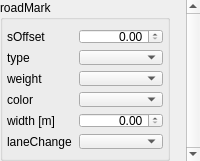
<?xml version="1.0" encoding="UTF-8"?>
<ui version="4.0">
 <class>LaneRoadMarkSettings</class>
 <widget class="QWidget" name="LaneRoadMarkSettings">
  <property name="geometry">
   <rect>
    <x>0</x>
    <y>0</y>
    <width>200</width>
    <height>161</height>
   </rect>
  </property>
  <property name="minimumSize">
   <size>
    <width>0</width>
    <height>152</height>
   </size>
  </property>
  <property name="windowTitle">
   <string>Form</string>
  </property>
  <layout class="QGridLayout" name="gridLayout_2">
   <property name="leftMargin">
    <number>0</number>
   </property>
   <property name="topMargin">
    <number>0</number>
   </property>
   <property name="rightMargin">
    <number>0</number>
   </property>
   <property name="bottomMargin">
    <number>0</number>
   </property>
   <item row="0" column="0">
    <widget class="QScrollArea" name="scrollArea">
     <property name="frameShape">
      <enum>QFrame::NoFrame</enum>
     </property>
     <property name="verticalScrollBarPolicy">
      <enum>Qt::ScrollBarAlwaysOn</enum>
     </property>
     <property name="horizontalScrollBarPolicy">
      <enum>Qt::ScrollBarAlwaysOff</enum>
     </property>
     <property name="widgetResizable">
      <bool>true</bool>
     </property>
     <widget class="QWidget" name="scrollAreaWidgetContents">
      <property name="geometry">
       <rect>
        <x>0</x>
        <y>0</y>
        <width>183</width>
        <height>161</height>
       </rect>
      </property>
      <property name="minimumSize">
       <size>
        <width>0</width>
        <height>159</height>
       </size>
      </property>
      <widget class="QGroupBox" name="groupBox">
       <property name="geometry">
        <rect>
         <x>0</x>
         <y>0</y>
         <width>170</width>
         <height>161</height>
        </rect>
       </property>
       <property name="sizePolicy">
        <sizepolicy hsizetype="Preferred" vsizetype="Fixed">
         <horstretch>0</horstretch>
         <verstretch>0</verstretch>
        </sizepolicy>
       </property>
       <property name="title">
        <string>roadMark</string>
       </property>
       <layout class="QGridLayout" name="gridLayout">
        <property name="leftMargin">
         <number>4</number>
        </property>
        <property name="rightMargin">
         <number>4</number>
        </property>
        <item row="4" column="0">
         <widget class="QLabel" name="weightLabel">
          <property name="text">
           <string>weight</string>
          </property>
         </widget>
        </item>
        <item row="5" column="0">
         <widget class="QLabel" name="colorLabel">
          <property name="text">
           <string>color</string>
          </property>
         </widget>
        </item>
        <item row="6" column="0">
         <widget class="QLabel" name="widthLabel">
          <property name="text">
           <string>width [m]</string>
          </property>
         </widget>
        </item>
        <item row="2" column="0">
         <widget class="QLabel" name="typeLabel">
          <property name="text">
           <string>type</string>
          </property>
         </widget>
        </item>
        <item row="0" column="0">
         <widget class="QLabel" name="offsetLabel">
          <property name="text">
           <string>sOffset</string>
          </property>
         </widget>
        </item>
        <item row="7" column="0">
         <widget class="QLabel" name="laneChangeLabel">
          <property name="text">
           <string>laneChange</string>
          </property>
         </widget>
        </item>
        <item row="2" column="1">
         <widget class="QComboBox" name="typeBox"/>
        </item>
        <item row="0" column="1">
         <widget class="QDoubleSpinBox" name="offsetBox">
          <property name="alignment">
           <set>Qt::AlignRight|Qt::AlignTrailing|Qt::AlignVCenter</set>
          </property>
          <property name="maximum">
           <double>999999999.000000000000000</double>
          </property>
         </widget>
        </item>
        <item row="6" column="1">
         <widget class="QDoubleSpinBox" name="widthBox">
          <property name="alignment">
           <set>Qt::AlignRight|Qt::AlignTrailing|Qt::AlignVCenter</set>
          </property>
          <property name="maximum">
           <double>999999999.000000000000000</double>
          </property>
          <property name="singleStep">
           <double>0.010000000000000</double>
          </property>
         </widget>
        </item>
        <item row="4" column="1">
         <widget class="QComboBox" name="weightBox"/>
        </item>
        <item row="5" column="1">
         <widget class="QComboBox" name="colorBox"/>
        </item>
        <item row="7" column="1">
         <widget class="QComboBox" name="laneChangeBox"/>
        </item>
       </layout>
      </widget>
     </widget>
    </widget>
   </item>
  </layout>
 </widget>
 <resources/>
 <connections/>
</ui>
